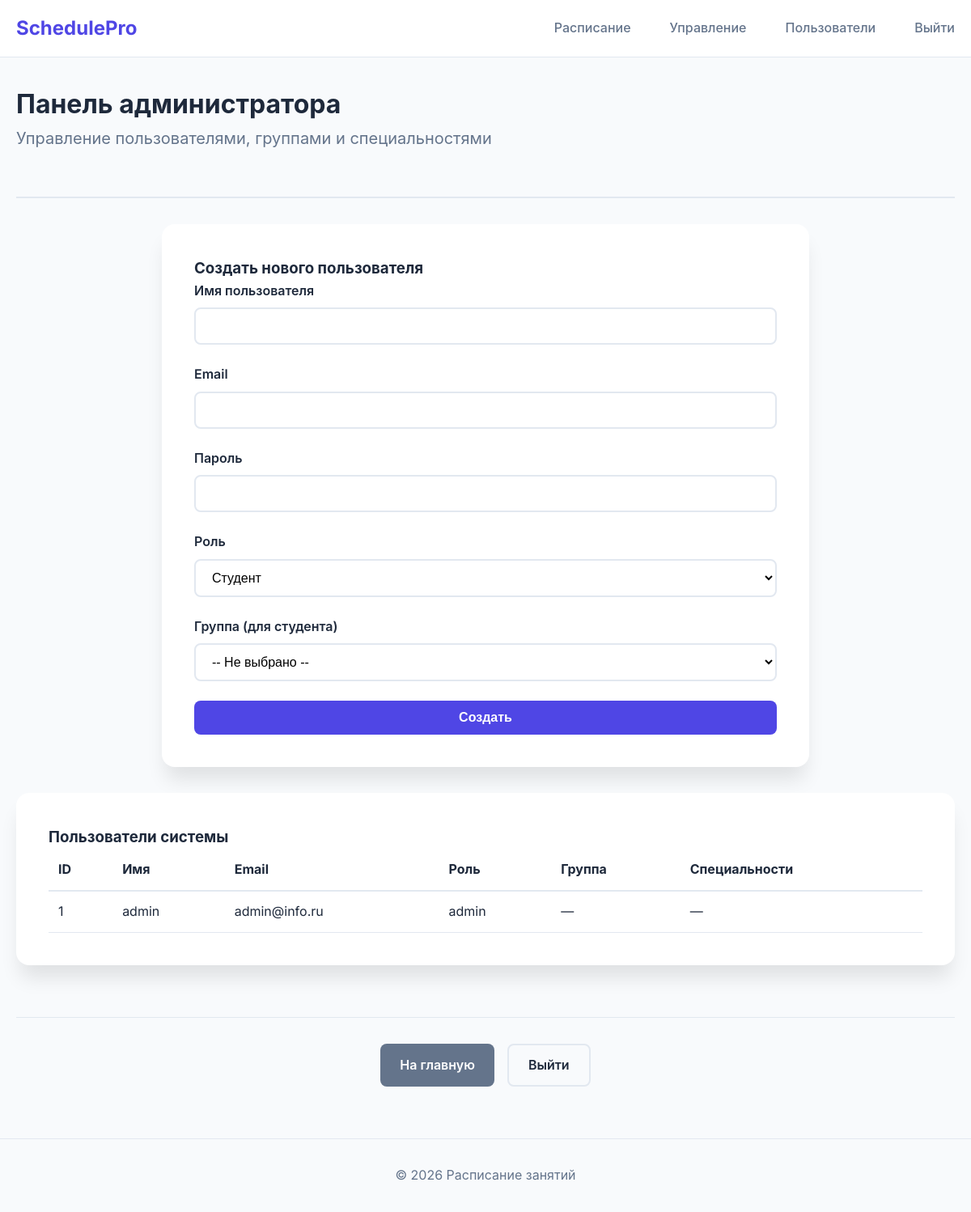
The page /admin (signed in) on the database its author committed.
### models.py (models this page shows, shortened)
class User(db.Model):
    __tablename__ = 'users'
    id = db.Column(db.Integer, primary_key=True)
    username = db.Column(db.String(80), unique=True, nullable=False)
    email = db.Column(db.String(120), unique=True, nullable=False)
    password_hash = db.Column(db.String(200), nullable=False)
    role = db.Column(db.String(20), nullable=False, default='student')
    group_id = db.Column(db.Integer, db.ForeignKey('groups.id'), nullable=True)  # Для студентов
    group = db.relationship('Group', backref='students')
    specialties = db.relationship('Specialty', secondary=teacher_specialties, back_populates='teachers')
    def is_admin(self):
        return self.role == 'admin'
    def is_manager(self):
        return self.role == 'manager'
    def is_teacher(self):
        return self.role == 'teacher'
    def is_student(self):
        return self.role == 'student'

### app.py (the view)
@app.route('/admin')
@login_required
def admin_panel():
    if not current_user.is_admin():
        flash('Доступ запрещён', 'danger')
        return redirect(url_for('index'))
    users = User.query.all()
    groups = Group.query.all()
    specialties = Specialty.query.all()
    return render_template('admin.html', users=users, groups=groups, specialties=specialties)

### app.py (called while the page is built)
@login_manager.user_loader
def load_user(user_id):
    return User.query.get(int(user_id))

### templates/admin.html (shortened to what this page needs)
{% extends "base.html" %}
{% block content %}
<div class="container">
    <div class="schedule-header" style="flex-direction: column;">
        <h1>Панель администратора</h1>
        <p class="subtitle">Управление пользователями, группами и специальностями</p>
    </div>
    <div class="selection-card" style="max-width: 800px; margin-bottom: 2rem;">
        <h3>Создать нового пользователя</h3>
        <form method="POST" action="{{ url_for('admin_create_user') }}">
            <div class="form-group">
                <label for="username">Имя пользователя</label>
                <input type="text" class="form-control" id="username" name="username" required>
            </div>
            <div class="form-group">
                <label for="email">Email</label>
                <input type="email" class="form-control" id="email" name="email" required>
            </div>
            <div class="form-group">
                <label for="password">Пароль</label>
                <input type="password" class="form-control" id="password" name="password" required>
            </div>
            <div class="form-group">
                <label for="role">Роль</label>
                <select class="form-control" id="role" name="role" required>
                    <option value="student">Студент</option>
                </select>
            </div>
            <div class="form-group" id="group-field">
                <label for="group_id">Группа (для студента)</label>
                <select class="form-control" id="group_id" name="group_id">
                    <option value="">-- Не выбрано --</option>
                </select>
            </div>
            <button type="submit" class="btn btn-primary">Создать</button>
        </form>
    </div>
    <div class="selection-card" style="max-width: 100%;">
        <h3>Пользователи системы</h3>
        <div style="overflow-x: auto;">
            <table style="width: 100%; border-collapse: collapse;">
                <thead>
                    <tr>
                        <th style="text-align: left; padding: 0.75rem; border-bottom: 2px solid var(--border);">ID</th>
                        <th style="text-align: left; padding: 0.75rem; border-bottom: 2px solid var(--border);">Имя</th>
                        <th style="text-align: left; padding: 0.75rem; border-bottom: 2px solid var(--border);">Email</th>
                        <th style="text-align: left; padding: 0.75rem; border-bottom: 2px solid var(--border);">Роль</th>
                        <th style="text-align: left; padding: 0.75rem; border-bottom: 2px solid var(--border);">Группа</th>
                        <th style="text-align: left; padding: 0.75rem; border-bottom: 2px solid var(--border);">Специальности</th>
                    </tr>
                </thead>
                <tbody>
                    {% for user in users %}
                    <tr>
                        <td style="padding: 0.75rem; border-bottom: 1px solid var(--border);">{{ user.id }}</td>
                        <td style="padding: 0.75rem; border-bottom: 1px solid var(--border);">{{ user.username }}</td>
                        <td style="padding: 0.75rem; border-bottom: 1px solid var(--border);">{{ user.email }}</td>
                        <td style="padding: 0.75rem; border-bottom: 1px solid var(--border);">{{ user.role }}</td>
                        <td style="padding: 0.75rem; border-bottom: 1px solid var(--border);">
                            {% if user.group %}
                                {{ user.group.name }}
                            {% else %}
                                —
                            {% endif %}
                        </td>
                        <td style="padding: 0.75rem; border-bottom: 1px solid var(--border);">
                            {% if user.role == 'teacher' %}
                                {% for spec in user.specialties %}
                                    {{ spec.code }}{% if not loop.last %}, {% endif %}
                                {% else %}
                                    <em>Все</em>
                                {% endfor %}
                                <br>
                                <a href="{{ url_for('admin_teacher_specialties', user_id=user.id) }}" class="btn btn-outline btn-sm">Изменить</a>
                            {% else %}
                                —
                            {% endif %}
                        </td>
                    </tr>
                    {% endfor %}
                </tbody>
            </table>
        </div>
    </div>
    <div class="actions">
        <a href="{{ url_for('index') }}" class="btn btn-secondary">На главную</a>
        <a href="{{ url_for('logout') }}" class="btn btn-outline">Выйти</a>
    </div>
</div>
{% endblock %}

### static/style.css (style rules this page uses)
:root { --primary: #4f46e5; --primary-dark: #4338ca; --secondary: #64748b; --success: #10b981; --warning: #f59e0b; --danger: #ef4444; --background: #f8fafc; --surface: #ffffff; --text-primary: #1e293b; --text-secondary: #64748b; --border: #e2e8f0; --shadow: 0 4px 6px -1px rgba(0, 0, 0, 0.1); --shadow-lg: 0 20px 25px -5px rgba(0, 0, 0, 0.1); }
* { margin: 0; padding: 0; box-sizing: border-box; }
body { font-family: 'Inter', -apple-system, BlinkMacSystemFont, sans-serif; background: var(--background); color: var(--text-primary); line-height: 1.6; }
.container { max-width: 1200px; margin: 0 auto; padding: 0 20px; }
.subtitle { font-size: 1.25rem; color: var(--text-secondary); margin-bottom: 2rem; }
.selection-card { background: var(--surface); border-radius: 16px; padding: 2.5rem; box-shadow: var(--shadow-lg); max-width: 500px; margin: 0 auto 4rem; }
.form-group { margin-bottom: 1.5rem; }
.form-group label { display: block; font-weight: 600; margin-bottom: 0.5rem; color: var(--text-primary); }
.form-control { width: 100%; padding: 0.75rem 1rem; border: 2px solid var(--border); border-radius: 8px; font-size: 1rem; transition: all 0.2s; background: var(--surface); }
.btn { display: inline-flex; align-items: center; justify-content: center; padding: 0.75rem 1.5rem; border-radius: 8px; font-weight: 600; font-size: 1rem; cursor: pointer; transition: all 0.2s; border: none; text-decoration: none; }
.btn-primary { background: var(--primary); color: white; width: 100%; }
.btn-secondary { background: var(--secondary); color: white; }
.btn-outline { background: transparent; border: 2px solid var(--border); color: var(--text-primary); }
.schedule-header { display: flex; justify-content: space-between; align-items: flex-start; margin: 2rem 0; padding-bottom: 1.5rem; border-bottom: 2px solid var(--border); }
.actions { display: flex; gap: 1rem; justify-content: center; margin: 3rem 0; padding-top: 2rem; border-top: 1px solid var(--border); }

### rows shown on the page
User: id "1", username "admin", email "admin@info.ru", role "admin"
